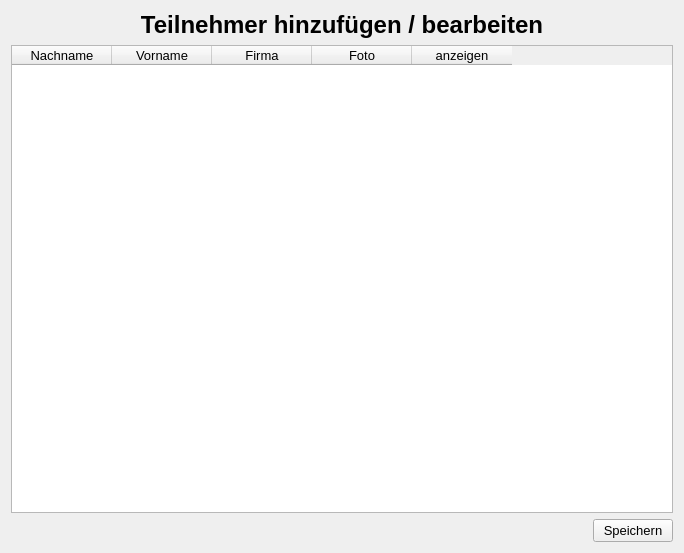
<?xml version="1.0" encoding="UTF-8"?>
<ui version="4.0">
 <class>StudentsWidget</class>
 <widget class="QWidget" name="StudentsWidget">
  <property name="geometry">
   <rect>
    <x>0</x>
    <y>0</y>
    <width>684</width>
    <height>553</height>
   </rect>
  </property>
  <property name="font">
   <font>
    <pointsize>10</pointsize>
   </font>
  </property>
  <property name="windowTitle">
   <string>Teilnehmer</string>
  </property>
  <property name="windowIcon">
   <iconset resource="../resources.qrc">
    <normaloff>:/icons/group-new.png</normaloff>:/icons/group-new.png</iconset>
  </property>
  <layout class="QVBoxLayout" name="verticalLayout">
   <item>
    <widget class="QLabel" name="label">
     <property name="font">
      <font>
       <pointsize>18</pointsize>
       <weight>75</weight>
       <bold>true</bold>
      </font>
     </property>
     <property name="text">
      <string>Teilnehmer hinzufügen / bearbeiten</string>
     </property>
     <property name="alignment">
      <set>Qt::AlignCenter</set>
     </property>
    </widget>
   </item>
   <item>
    <widget class="QTableWidget" name="table">
     <property name="alternatingRowColors">
      <bool>true</bool>
     </property>
     <column>
      <property name="text">
       <string>Nachname</string>
      </property>
     </column>
     <column>
      <property name="text">
       <string>Vorname</string>
      </property>
     </column>
     <column>
      <property name="text">
       <string>Firma</string>
      </property>
     </column>
     <column>
      <property name="text">
       <string>Foto</string>
      </property>
     </column>
     <column>
      <property name="text">
       <string>anzeigen</string>
      </property>
     </column>
    </widget>
   </item>
   <item>
    <layout class="QHBoxLayout" name="horizontalLayout">
     <item>
      <spacer name="horizontalSpacer">
       <property name="orientation">
        <enum>Qt::Horizontal</enum>
       </property>
       <property name="sizeHint" stdset="0">
        <size>
         <width>40</width>
         <height>20</height>
        </size>
       </property>
      </spacer>
     </item>
     <item>
      <widget class="QPushButton" name="btn_save">
       <property name="text">
        <string>Speichern</string>
       </property>
       <property name="icon">
        <iconset resource="../resources.qrc">
         <normaloff>:/icons/save</normaloff>:/icons/save</iconset>
       </property>
      </widget>
     </item>
    </layout>
   </item>
  </layout>
 </widget>
 <resources>
  <include location="../resources.qrc"/>
 </resources>
 <connections/>
</ui>
